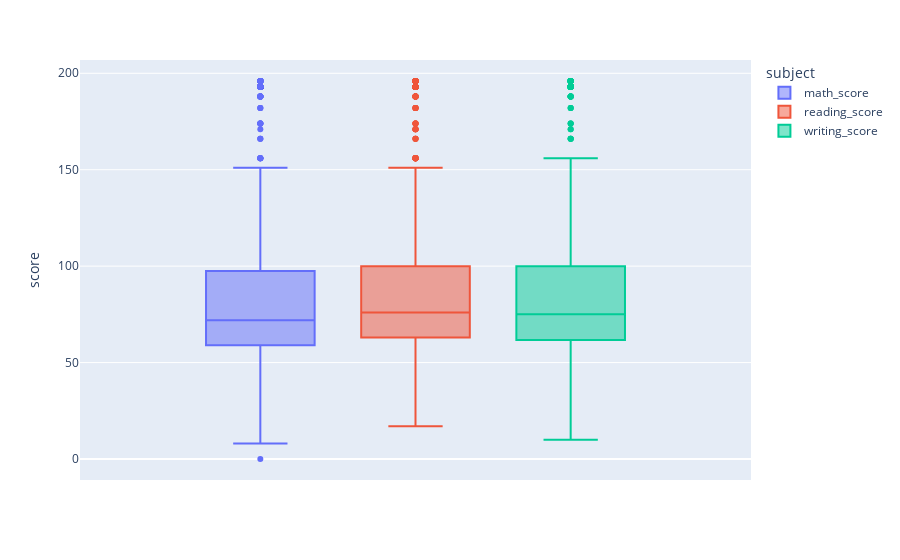

Write notebook code for a chart like this one.
### Code cell
# Código del amigo ChatGPT (listo para usar)
fig = px.box(
    df.melt(
        value_vars=["math_score", "reading_score", "writing_score"],
        var_name="subject",
        value_name="score",
    ),
    y="score",
    color="subject",
)
fig.show()

### Figure 1 — Plotly figure (JSON) as saved in the notebook; plotly's stock layout.template omitted (floating-point values rounded to 4 significant figures; data arrays with more than 128 entries replaced by an {"elided": "..."} marker saying what was removed)
{"data": [{"alignmentgroup": "True", "hovertemplate": "subject=math_score<br>score=%{y}<extra></extra>", "legendgroup": "math_score", "marker": {"color": "#636efa"}, "name": "math_score", "notched": false, "offsetgroup": "math_score", "orientation": "v", "showlegend": true, "type": "box", "x0": " ", "xaxis": "x", "y": {"elided": "1400 mixed values"}, "y0": " ", "yaxis": "y"}, {"alignmentgroup": "True", "hovertemplate": "subject=reading_score<br>score=%{y}<extra></extra>", "legendgroup": "reading_score", "marker": {"color": "#EF553B"}, "name": "reading_score", "notched": false, "offsetgroup": "reading_score", "orientation": "v", "showlegend": true, "type": "box", "x0": " ", "xaxis": "x", "y": {"elided": "1400 mixed values"}, "y0": " ", "yaxis": "y"}, {"alignmentgroup": "True", "hovertemplate": "subject=writing_score<br>score=%{y}<extra></extra>", "legendgroup": "writing_score", "marker": {"color": "#00cc96"}, "name": "writing_score", "notched": false, "offsetgroup": "writing_score", "orientation": "v", "showlegend": true, "type": "box", "x0": " ", "xaxis": "x", "y": {"elided": "1400 mixed values"}, "y0": " ", "yaxis": "y"}], "layout": {"boxmode": "group", "legend": {"title": {"text": "subject"}, "tracegroupgap": 0}, "margin": {"t": 60}, "xaxis": {"anchor": "y", "domain": [0, 1]}, "yaxis": {"anchor": "x", "domain": [0, 1], "title": {"text": "score"}}}}
